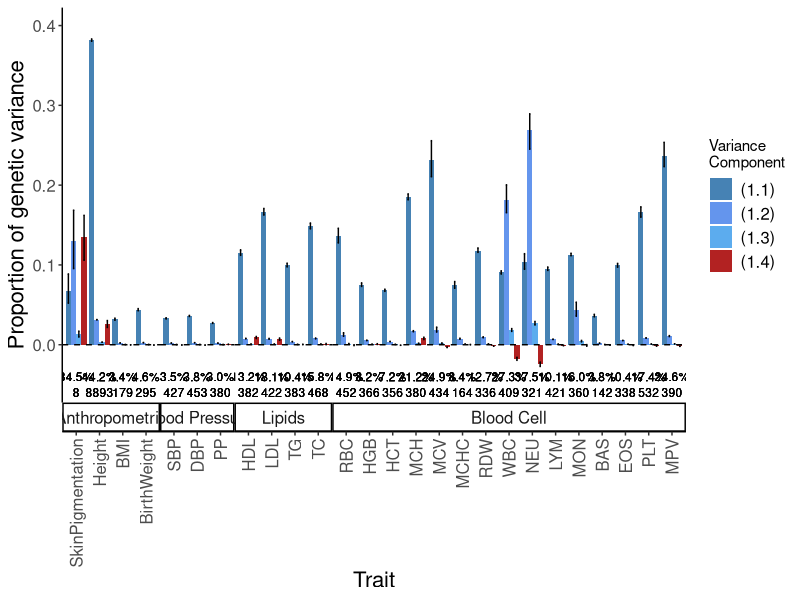
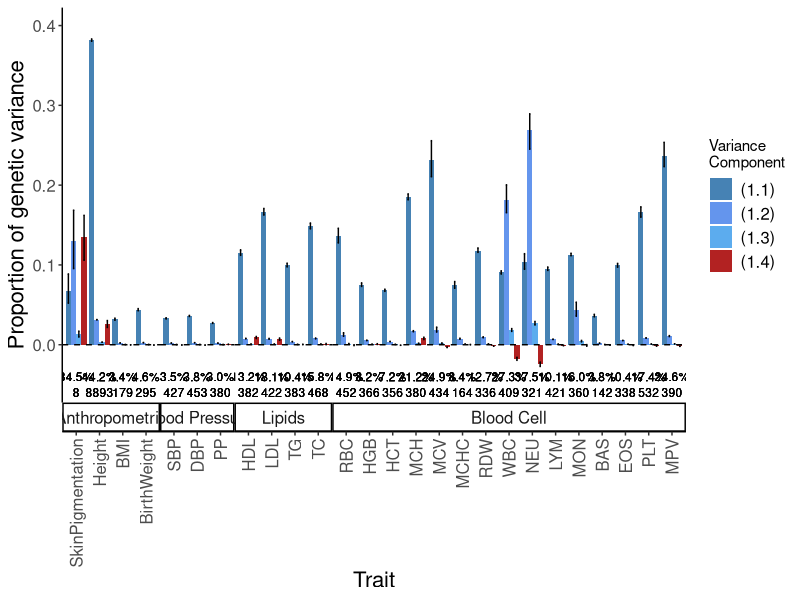

The R source for these figures, in order:
library(tidyverse)
library(data.table)

#load in data
vgCI <- fread("vgCI.txt", header = TRUE)
head(vgCI)
dim(vgCI)

#get total Vg by adding 4 terms
vgCI$total <- paste0(sprintf("%.1f", (vgCI$vg1_avg + vgCI$vg2_avg + vgCI$vg3_avg + vgCI$vg4_avg) * 100), "%")
head(vgCI)


#melt df
df_long <- vgCI %>%
  pivot_longer(cols = starts_with("vg"), 
               names_to = c("vg", "stat"), 
               names_pattern = "(vg\\d)_(.*)") %>%
  pivot_wider(names_from = stat, values_from = value)

head(df_long)

#keep order
df_long <- 
  arrange(df_long, factor(trait, levels = c("SkinPigmentation","Height","BMI","BirthWeight","SBP","DBP","PP","HDL","LDL","TG","TC","RBC","HGB","HCT","MCH","MCV","MCHC","RDW","WBC","NEU","LYM","MON","BAS","EOS","PLT","MPV"))) %>% 
  mutate(trait=factor(trait, levels=unique(trait)))

# add group
df_long$group=c(rep("Anthropometric", 16), rep("Blood Pressure", 12), rep("Lipids", 16), rep("Blood Cell", 15*4))
head(df_long)

#plot 
plt_bar <- ggplot(df_long, aes(x = trait, y = avg, fill = factor(vg, levels = c("vg1", "vg2",'vg3','vg4')))) + 
  geom_bar(stat = "identity", position = position_dodge(width = 0.9)) + 
  geom_errorbar(aes(ymin = CI95l, ymax = CI95r), 
                position = position_dodge(width = 0.9), width = 0.25) +
  geom_text(aes(label = nloci), y=-0.06, colour = 'black', size = 3)+
  geom_text(aes(label = total), y=-0.04, colour = 'black', size = 3)+
  scale_y_continuous(limits = c(-0.05, 0.4)) +
  geom_hline(yintercept = 0, linetype = "dashed", color = "black") +
  theme_classic() +
  ylab("Proportion of genetic variance") +    
  xlab("Trait") +
  scale_fill_manual(values = c("vg1" = "steelblue", "vg2" = "cornflowerblue", 
                               "vg3" = "steelblue2", "vg4" = "firebrick"), 
                    name = "Variance\nComponent", 
                    labels = c("(1.1)", "(1.2)",'(1.3)','(1.4)')) +
  theme(axis.text.x = element_text(angle = 90, vjust = 0.5, hjust = 1, size=12),
        axis.text.y = element_text(angle = 0, hjust = 1, size =12),  
        axis.title.x = element_text(hjust = 0.5, size = 16), 
        axis.title.y = element_text(size = 16),
        legend.text = element_text(size = 12)) +
  facet_grid(~ factor(group, 
                      levels=c("Anthropometric", "Blood Pressure", "Lipids", "Blood Cell")),
             scales = "free_x", space = "free_x", switch = "x") +
  theme(panel.spacing = unit(0, units = "cm"), 
        strip.text.x = element_text(size = 12),
        strip.background = element_rect(fill = NA))

plt_bar

#save plot
ggsave("vg_terms_CI_multi.png", plot=plt_bar,
       width = 15, height = 8, dpi = 300, units = "in", 
       device='png')
